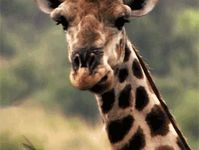
#> input picture i14.jpg, 199 x 150 px, found by its file name
$ python operacionesPI14.py
#> lines starting #> are read from the running program, lines starting #| are printed output that depends on the picture
#> further down, imagen is the input picture: shape (150, 199, 3); mean B, G, R 87.7, 112.7, 126.4
import cv2
import numpy as np

def apply_watercolor_effect(image, kernel_size=5, strength=0.5):
    # Convertir la imagen a escala de grises
#> called with kernel_size = 5, strength = 0.5
    imagen_gris = cv2.cvtColor(image, cv2.COLOR_BGR2GRAY)
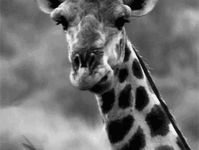
#> imagen_gris: shape (150, 199); min 0, max 249, mean 113.9

    # Aplicar un filtro de difuminado (Blur)
    imagen_blur = cv2.medianBlur(imagen_gris, kernel_size)
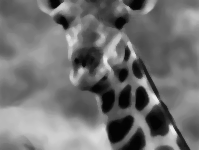
#> imagen_blur: shape (150, 199); min 2, max 235, mean 113.5

    # Aplicar el efecto acuarela
    imagen_acuarela = cv2.adaptiveThreshold(imagen_blur, 255, cv2.ADAPTIVE_THRESH_GAUSSIAN_C, cv2.THRESH_BINARY_INV, kernel_size, strength)
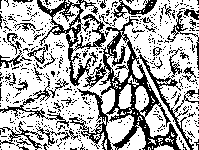
#> imagen_acuarela: shape (150, 199); 68.1% white; black in thin lines or dots

    # Convertir la imagen a formato BGR
    imagen_acuarela = cv2.cvtColor(imagen_acuarela, cv2.COLOR_GRAY2BGR)
#> imagen_acuarela: shape (150, 199, 3); 68.1% white; black in thin lines or dots

    return imagen_acuarela

# Cargar la imagen
imagen = cv2.imread('I14.jpg')

# Aplicar el filtro de efecto acuarela
imagen_acuarela = apply_watercolor_effect(imagen)

# Mostrar la imagen original y la imagen con el filtro de efecto acuarela
cv2.imshow('Imagen Original', imagen)
cv2.imshow('Filtro de Efecto Acuarela', imagen_acuarela)
cv2.waitKey(0)
cv2.destroyAllWindows()

$ run again, with i10.jpg copied over i14.jpg
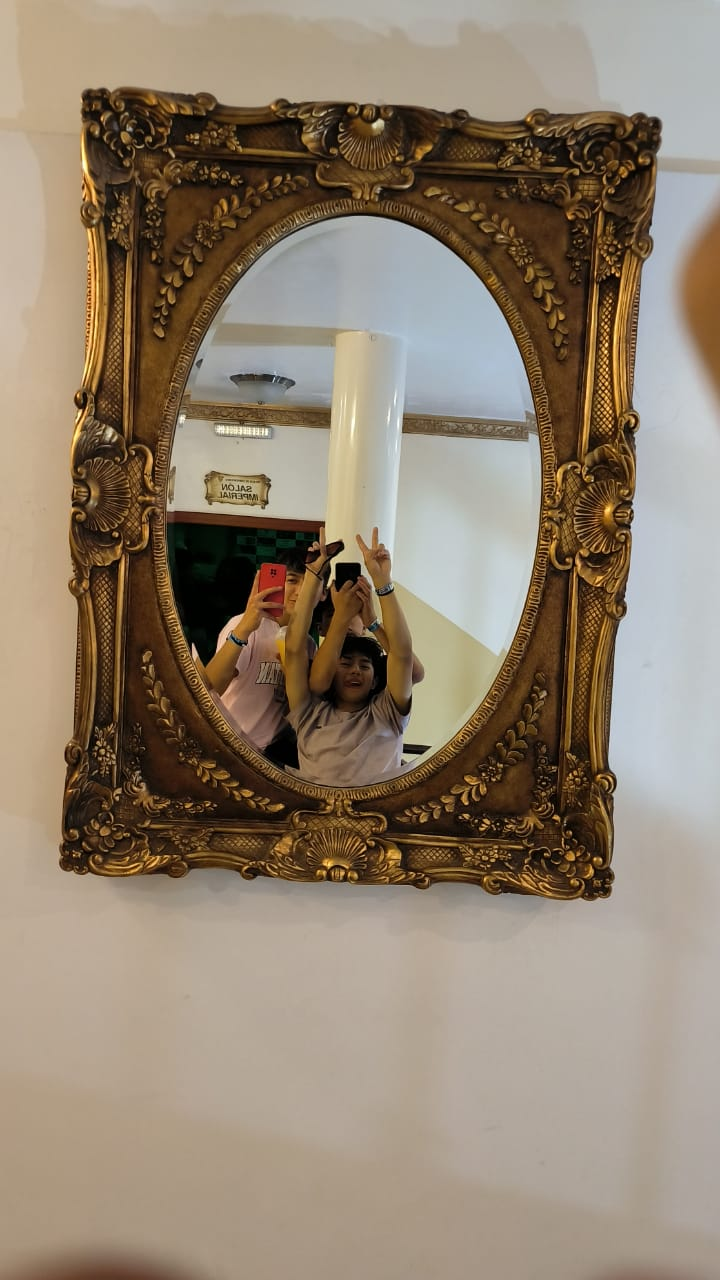
#> input picture i10.jpg, 720 x 1280 px, found by its file name
#> imagen is the input picture: shape (1280, 720, 3); mean B, G, R 111.2, 129.6, 144.9
#> in apply_watercolor_effect, `imagen_gris = cv2.cvtColor(image, cv2.COLOR_BGR2GRAY)`:
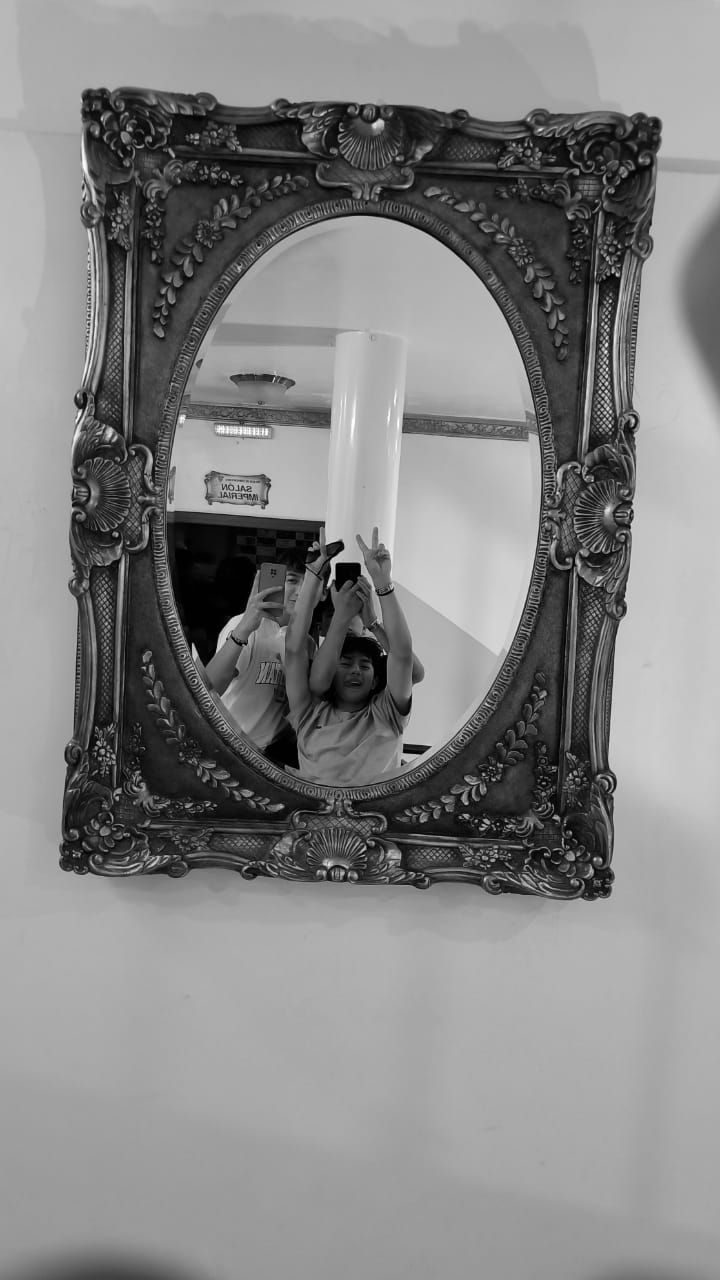
#> imagen_gris: shape (1280, 720); min 0, max 254, mean 132.1
#> in apply_watercolor_effect, `imagen_acuarela = cv2.adaptiveThreshold(imagen_blur, 255, cv2.ADAPTIVE..`:
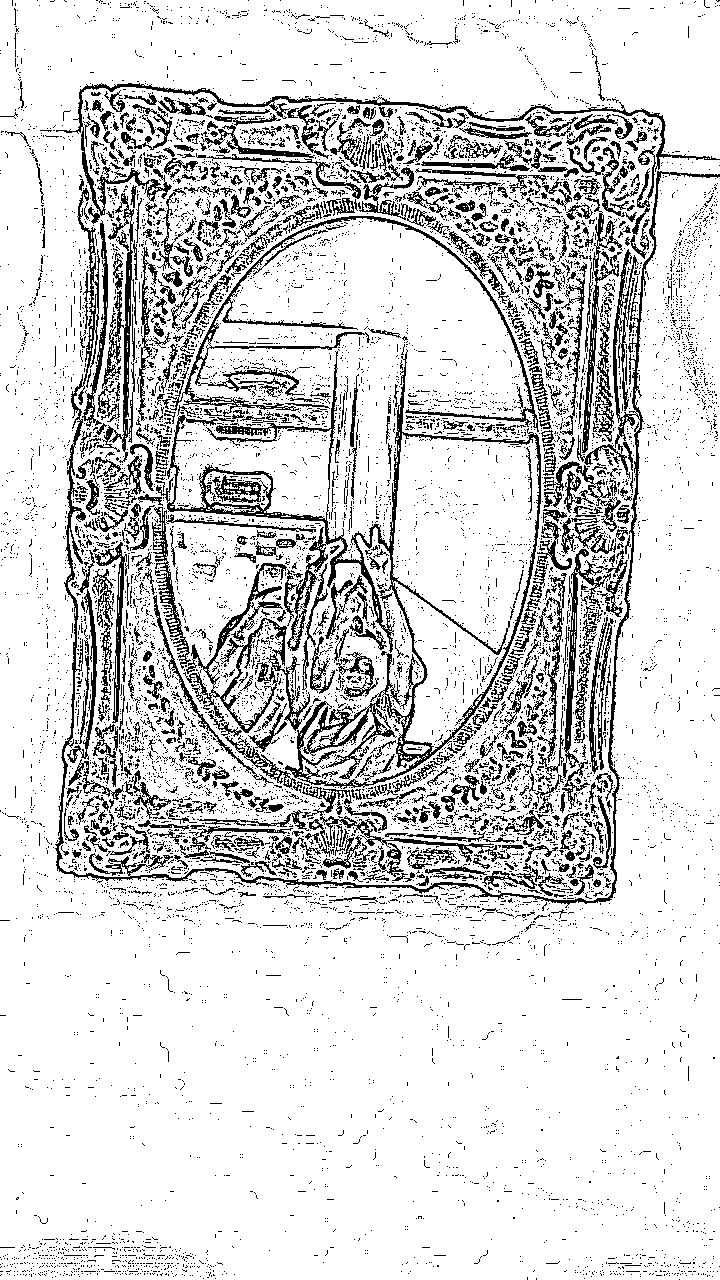
#> imagen_acuarela: shape (1280, 720); 84.5% white; black in thin lines or dots

$ run again, with i11.jpg copied over i14.jpg
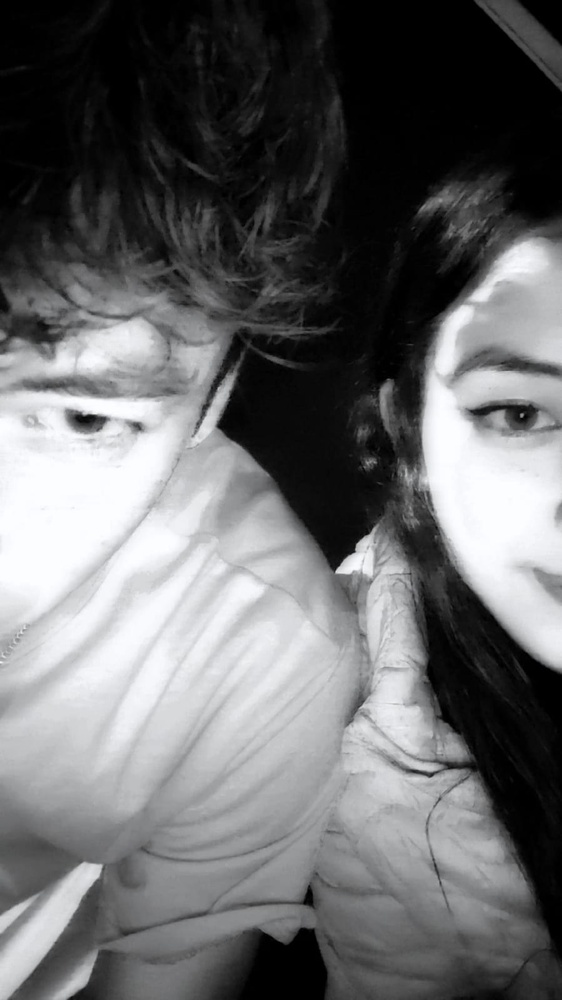
#> input picture i11.jpg, 562 x 1000 px, shrunk from 899 x 1599 before the run, found by its file name
#> imagen is the input picture: shape (1000, 562, 3); mean B, G, R 107.1, 105.9, 105.4
#> in apply_watercolor_effect, `imagen_acuarela = cv2.adaptiveThreshold(imagen_blur, 255, cv2.ADAPTIVE..`:
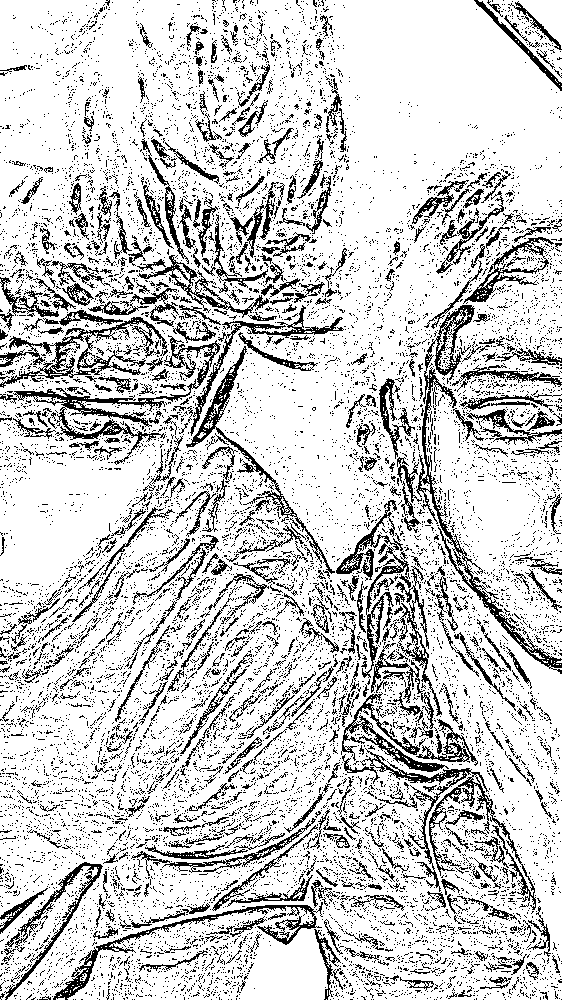
#> imagen_acuarela: shape (1000, 562); 80.7% white; black in thin lines or dots

$ run again, with i12.jpg copied over i14.jpg
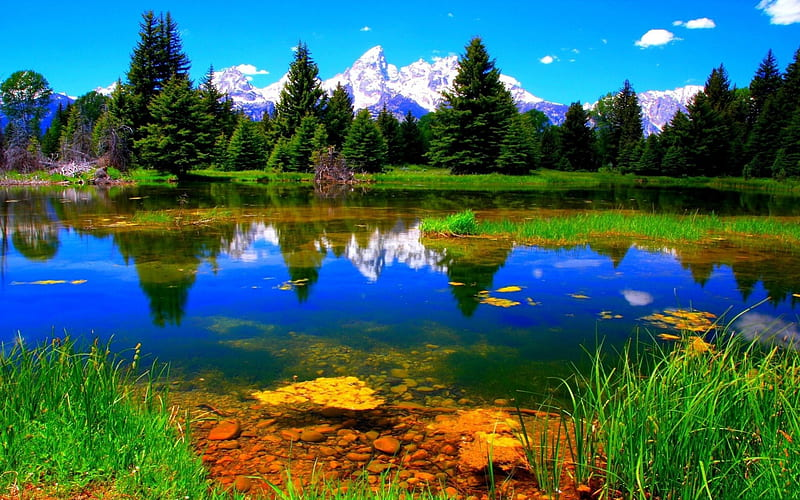
#> input picture i12.jpg, 800 x 500 px, found by its file name
#> imagen is the input picture: shape (500, 800, 3); mean B, G, R 89.5, 100.2, 57.9
#> in apply_watercolor_effect, `imagen_blur = cv2.medianBlur(imagen_gris, kernel_size)`:
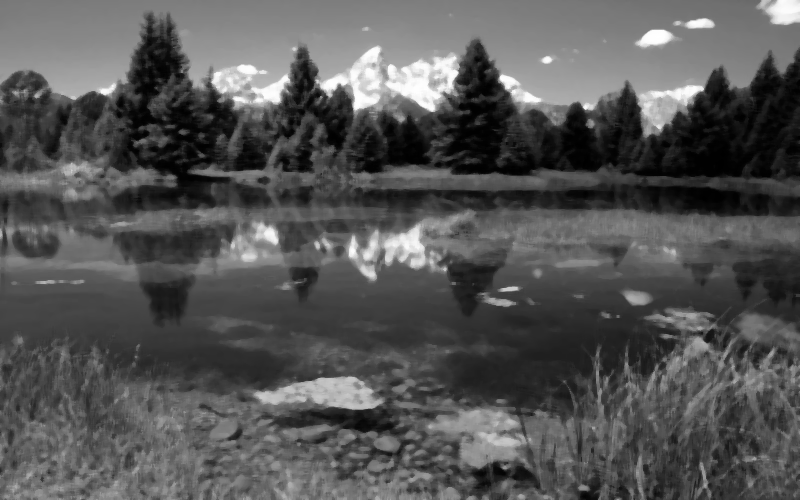
#> imagen_blur: shape (500, 800); min 0, max 255, mean 84.9
#> in apply_watercolor_effect, `imagen_acuarela = cv2.adaptiveThreshold(imagen_blur, 255, cv2.ADAPTIVE..`:
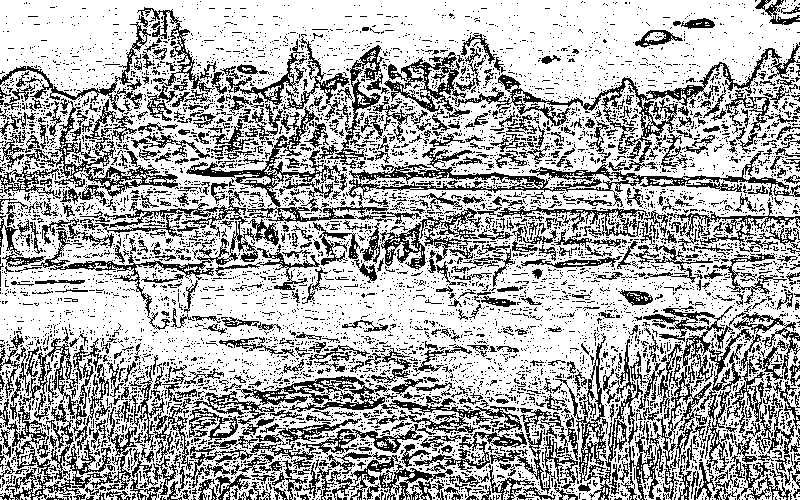
#> imagen_acuarela: shape (500, 800); 68.2% white; black in thin lines or dots
